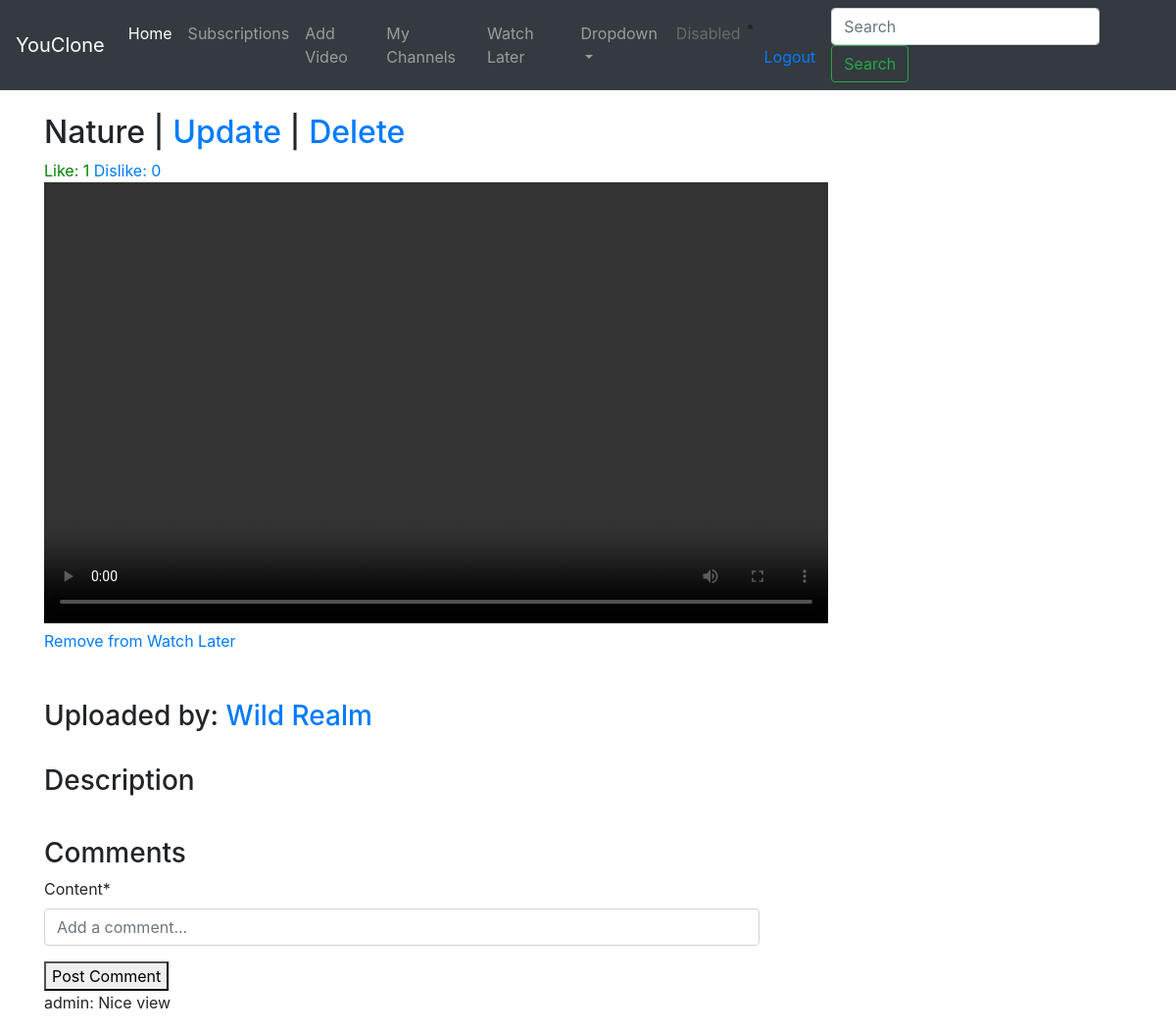
The page /video/10 (signed in) on the database its author committed.
### video/models.py (models this page shows, shortened)
class Video(models.Model):
    DEFAULT_THUMBNAIL = 'thumbnails/default_thumbnail.jpg'
    title = models.CharField(max_length=80)
    user = models.ForeignKey(User, on_delete=models.CASCADE)
    channel = models.ForeignKey(Channel, null=True, on_delete=models.CASCADE)
    file = models.FileField(upload_to='videos/', validators=[validate_file_extension])
    thumbnail = models.ImageField(default=DEFAULT_THUMBNAIL, upload_to='thumbnails/', blank=True, null=True)
    description = models.TextField(max_length=5000, blank=True, null=True)
    upload_date = models.DateTimeField(auto_now_add=True)
    tag = models.ManyToManyField(Tag, blank=True)
    likes = models.ManyToManyField(User, related_name='video_like')
    dislikes = models.ManyToManyField(User, related_name='video_dislike')
    views = models.IntegerField(default=0)
    @property
    def dislike_count(self):
        return self.dislikes.count()
    def dislike_status(self, user):
        return self.dislikes.filter(pk=user.id).exists()
    @property
    def like_count(self):
        return self.likes.count()
    def like_status(self, user):
        return self.likes.filter(pk=user.id).exists()

class Comment(models.Model):
    video = models.ForeignKey(Video, on_delete=models.CASCADE, related_name='comments')
    user = models.ForeignKey(User, on_delete=models.CASCADE)
    content = models.TextField(max_length=10000)
    timestamp = models.DateTimeField(auto_now_add=True)

### channel/models.py (models this page shows, shortened)
class Channel(models.Model):
    DEFAULT_AVATAR = 'avatars/default_avatar.jpg'
    name = models.CharField(max_length=30)
    user = models.ForeignKey(User, null=True, on_delete=models.CASCADE)
    description = models.TextField(max_length=5000, blank=True)
    subscribers = models.ManyToManyField(User, related_name='channel_subscribers', blank=True)
    creation_date = models.DateTimeField(auto_now_add=True)
    avatar = models.ImageField(default=DEFAULT_AVATAR, upload_to='avatars/', blank=True, null=True)
    def __str__(self):
        return self.name

### video/views.py (the view, shortened to what this page needs)
# urls.py: path('video/<int:pk>', views.video_detail, name='video-detail'),
def video_detail(request, pk):
    video = get_object_or_404(Video, pk=pk)
    Video.objects.filter(pk=pk).update(views=F('views') + 1)
    form = CommentForm()
    comment_list = video.comments.order_by('-timestamp')
    like_status = video.like_status(request.user)
    dislike_status = video.dislike_status(request.user)
    watch_later_status = WatchLater.objects.filter(user=request.user, video=video).exists()
    context = {
        'video': video,
        'form': form,
        'comment_list': comment_list,
        'like_status': like_status,
        'dislike_status': dislike_status,
        'watch_later_status': watch_later_status
    }
    return render(request, 'video/video.html', context)

### video/forms.py
class CommentForm(forms.ModelForm):
    class Meta:
        model = Comment
        widgets = {
            'content': forms.TextInput(attrs={'placeholder': 'Add a comment...'})
        }
        fields = ['content']

### video/templates/video/video.html (shortened to what this page needs)
{% extends 'video/base.html' %}
{% load crispy_forms_tags %}
{% block content %}
    <section class="container mt-4">
        <h2>{{ video.title }}
            {% if request.user == video.user %}
                | <a href="{% url 'video:vide-update' video.id %}">Update</a>
                | <a href="{% url 'video:video-delete' video.id %}">Delete</a>
            {% endif %}
        </h2>
        <a href="{% url 'video:like' video.id %}"
           {% if like_status %}style="color: green"{% endif %}>Like: {{ video.like_count }}</a>
        <a href="{% url 'video:dislike' video.id %}"
           {% if dislike_status %}style="color: green"{% endif %}>Dislike: {{ video.dislike_count }}</a>
        <div class="row">
            <div class="col-md-4 mb-4">
                <video width="800" height="450" controls>
                    <source src="{{ video.file.url }}" type="video/mp4">
                </video>
                <a href="{% url 'video:watch-later' video.id %}">
                    {% if watch_later_status %}
                    Remove from Watch Later</a>
                    {% else %}
                        Add to Watch Later</a>
                    {% endif %}
            </div>
        </div>
        <div class="row mt-4">
            <div class="col-md-8">
                <h3>Uploaded by: <a href="{% url 'channel:channel-detail' video.channel_id %}">{{ video.channel }}</a>
                </h3>
            </div>
        </div>
        <div class="row mt-4">
            <div class="col-md-8">
                <h3>Description</h3>
            </div>
        </div>
        <div class="row mt-4">
            <div class="col-md-8">
                <h3>Comments</h3>
                {% if user.is_authenticated %}
                    <form method="post" action="">
                        {{ form|crispy }}
                        <button type="submit">Post Comment</button>
                    </form>
                {% endif %}
                {% for comment in comment_list %}
                    <div class="comment">
                        <p>{{ comment.user }}: {{ comment.content }}</p>
                    </div>
                {% endfor %}
            </div>
        </div>
    </section>
{% endblock %}

### rows shown on the page
Video: title "Nature", like_count "1", dislike_count "0", channel "Wild Realm"
Comment: user "admin", content "Nice view"
